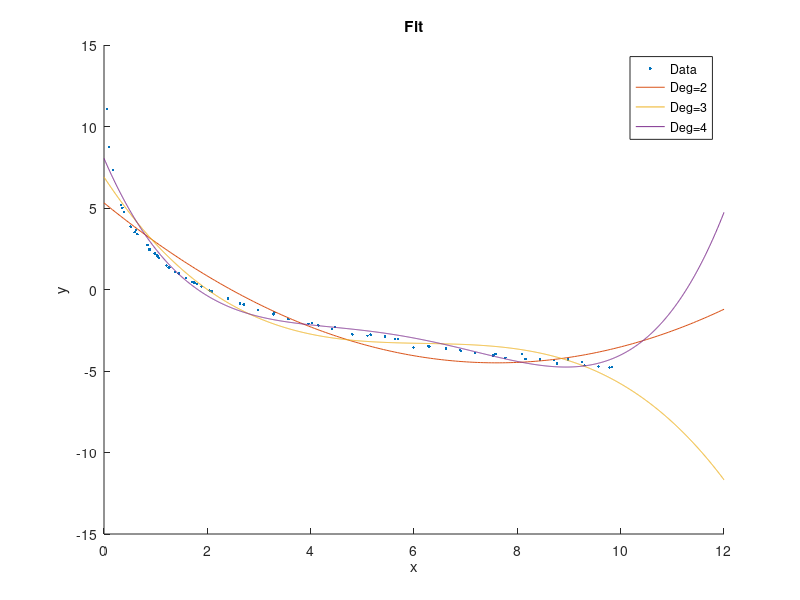

Here is the MATLAB script that generated this plot:
%Andrew Brown Lab 6 Problem 1

clc
clear
close all
hold on

%Practice with text files, and fit plotting

Data=dlmread('Lab6Data.txt'); %read the text file
x=Data(1,:); %define x values
y=Data(2,:); %define y values
plot(x,y, '.') %plot the data
for i=2:4
P=polyfit(x,y,i); %Create a polynomial of 2nd order to fit the data to a function
polyFunc= @(x) polyval(P,x); %anonymous function so I can call polyval
fplot(polyFunc,[0,12]) %plot the fit polynomial
xlabel('x') %label x axis
ylabel('y') %label y axis
title('Fit') %title the plot
end
legend('Data','Deg=2','Deg=3','Deg=4') %give a legend